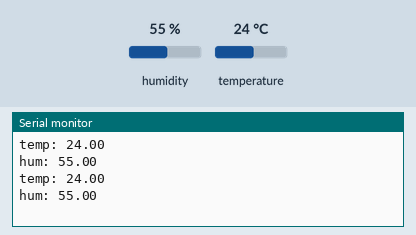
Bench run of a sketch on a simulated Arduino Uno, built with avr-gcc and run on an emulated ATmega328P. On the bench: the last lines printed to the serial monitor. Inputs (shaded band) come from the test bench; at power-on: humidity 55 %, temperature 24 °C.

Above: at 2.8 s.
2.9 s: humidity set to 22 %
At 4.3 s:
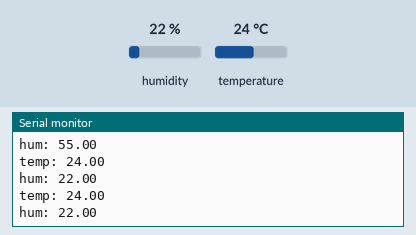
4.4 s: temperature set to 12 °C
At 5.7 s:
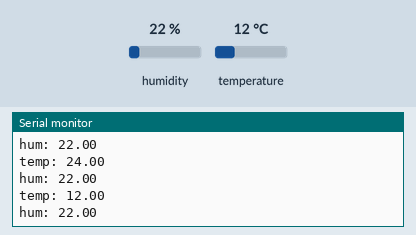
5.9 s: humidity set to 40 %
At 8.5 s:
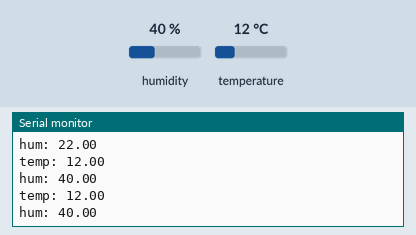
Timing chart, 0 to 10.0 s (numbered marks = the images above; inputs shaded):
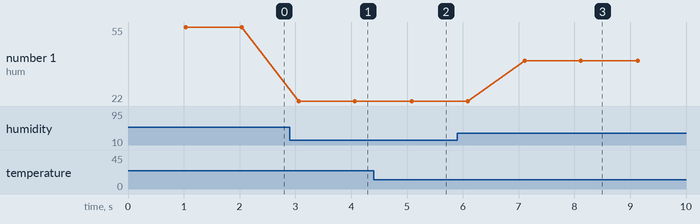

The sketch:

sketch_nov2a.ino
```cpp
#include <Adafruit_Sensor.h>
#include <DHT.h>
#include <IRremote.h>
#define DHTPIN 2
#define DHTTYPE DHT11
DHT dht(DHTPIN,DHTTYPE);

// Numéro du pin sortie du récepteur
long int res_val;
const int receiver = 9;

// Déclaration d'un objet IRrecv
IRrecv irrecv(receiver);
decode_results results;

void setup() {
  Serial.begin(9600);
  dht.begin();
  irrecv.enableIRIn();
  irrecv.blink13(true);
}

void loop() {
  delay(1000);
  read_dht11();
  read_remote();
}
void read_dht11(){
  float h = dht.readHumidity();
  float t = dht.readTemperature();
  Serial.print("temp: ");
  Serial.println(t);
  Serial.print("hum: ");
  Serial.println(h);
  Serial.println("");
}
 void read_remote(){
  if (irrecv.decode())
  {
    // Récupération du code
    //res_val = irrecv.decodedIRData.decodedRawData;
    IrReceiver.printIRResultShort(&Serial);
    // Transfert à l'interface série
    //Serial.println(res_val, HEX);

    // Réception de la nouvelle valeur
    irrecv.resume();

    // Temporisateur de la boucle
  }
 }
```

Measured:
- after the input at 2.9 s, the serial monitor: prints a new line after 0.16 s (image 1)
- after the input at 4.4 s, the serial monitor: prints a new line after 0.68 s (image 2)
- after the input at 5.9 s, the serial monitor: prints a new line after 1.2 s (image 3)
- plotted number 1: 55 → 22 after the input at 2.9 s, 22 → 40 after the input at 5.9 s
